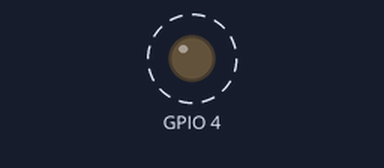
Bench run of a program on a simulated Raspberry Pi (BCM pin numbers). On the bench: output pins drawn as LEDs (lit = HIGH). Dashed ring = blinking.

Above: at 0.15 s.
Timing chart, 0 to 3.0 s (numbered marks = the images above):
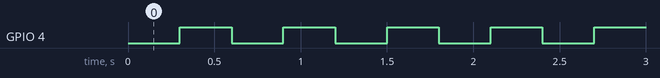

The program:

script.py
```python
#!/usr/bin/python3

import time
import RPi.GPIO as io  # using RPi.GPIO

io.setmode(io.BCM)
io.setup(4, io.OUT)  # make pin into an output

while True:
	io.output(4, 0)
	time.sleep(0.30)
	io.output(4, 1)
	time.sleep(0.30)
```

Measured:
- by itself, GPIO 4: alternates HIGH for 0.30 s and LOW for 0.30 s
